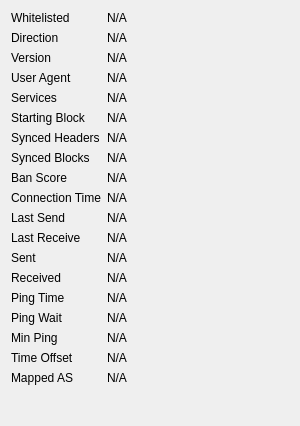
             <widget class="QWidget" name="detailWidget">
              <property name="geometry">
               <rect>
                <x>0</x>
                <y>0</y>
                <width>300</width>
                <height>426</height>
               </rect>
              </property>
              <property name="minimumSize">
               <size>
                <width>300</width>
                <height>0</height>
               </size>
              </property>
              <layout class="QGridLayout" name="gridLayout_2" columnstretch="0,1">
               <item row="0" column="0">
                <widget class="QLabel" name="label_30">
                 <property name="text">
                  <string>Whitelisted</string>
                 </property>
                </widget>
               </item>
               <item row="0" column="1">
                <widget class="QLabel" name="peerWhitelisted">
                 <property name="cursor">
                  <cursorShape>IBeamCursor</cursorShape>
                 </property>
                 <property name="text">
                  <string>N/A</string>
                 </property>
                 <property name="textFormat">
                  <enum>Qt::PlainText</enum>
                 </property>
                 <property name="textInteractionFlags">
                  <set>Qt::LinksAccessibleByMouse|Qt::TextSelectableByKeyboard|Qt::TextSelectableByMouse</set>
                 </property>
                </widget>
               </item>
               <item row="1" column="0">
                <widget class="QLabel" name="label_23">
                 <property name="text">
                  <string>Direction</string>
                 </property>
                </widget>
               </item>
               <item row="1" column="1">
                <widget class="QLabel" name="peerDirection">
                 <property name="cursor">
                  <cursorShape>IBeamCursor</cursorShape>
                 </property>
                 <property name="text">
                  <string>N/A</string>
                 </property>
                 <property name="textFormat">
                  <enum>Qt::PlainText</enum>
                 </property>
                 <property name="textInteractionFlags">
                  <set>Qt::LinksAccessibleByMouse|Qt::TextSelectableByKeyboard|Qt::TextSelectableByMouse</set>
                 </property>
                </widget>
               </item>
               <item row="2" column="0">
                <widget class="QLabel" name="label_21">
                 <property name="text">
                  <string>Version</string>
                 </property>
                </widget>
               </item>
               <item row="2" column="1">
                <widget class="QLabel" name="peerVersion">
                 <property name="cursor">
                  <cursorShape>IBeamCursor</cursorShape>
                 </property>
                 <property name="text">
                  <string>N/A</string>
                 </property>
                 <property name="textFormat">
                  <enum>Qt::PlainText</enum>
                 </property>
                 <property name="textInteractionFlags">
                  <set>Qt::LinksAccessibleByMouse|Qt::TextSelectableByKeyboard|Qt::TextSelectableByMouse</set>
                 </property>
                </widget>
               </item>
               <item row="3" column="0">
                <widget class="QLabel" name="label_28">
                 <property name="text">
                  <string>User Agent</string>
                 </property>
                </widget>
               </item>
               <item row="3" column="1">
                <widget class="QLabel" name="peerSubversion">
                 <property name="cursor">
                  <cursorShape>IBeamCursor</cursorShape>
                 </property>
                 <property name="text">
                  <string>N/A</string>
                 </property>
                 <property name="textFormat">
                  <enum>Qt::PlainText</enum>
                 </property>
                 <property name="textInteractionFlags">
                  <set>Qt::LinksAccessibleByMouse|Qt::TextSelectableByKeyboard|Qt::TextSelectableByMouse</set>
                 </property>
                </widget>
               </item>
               <item row="4" column="0">
                <widget class="QLabel" name="label_4">
                 <property name="text">
                  <string>Services</string>
                 </property>
                </widget>
               </item>
               <item row="4" column="1">
                <widget class="QLabel" name="peerServices">
                 <property name="cursor">
                  <cursorShape>IBeamCursor</cursorShape>
                 </property>
                 <property name="text">
                  <string>N/A</string>
                 </property>
                 <property name="textFormat">
                  <enum>Qt::PlainText</enum>
                 </property>
                 <property name="textInteractionFlags">
                  <set>Qt::LinksAccessibleByMouse|Qt::TextSelectableByKeyboard|Qt::TextSelectableByMouse</set>
                 </property>
                </widget>
               </item>
               <item row="5" column="0">
                <widget class="QLabel" name="label_29">
                 <property name="text">
                  <string>Starting Block</string>
                 </property>
                </widget>
               </item>
               <item row="5" column="1">
                <widget class="QLabel" name="peerHeight">
                 <property name="cursor">
                  <cursorShape>IBeamCursor</cursorShape>
                 </property>
                 <property name="text">
                  <string>N/A</string>
                 </property>
                 <property name="textFormat">
                  <enum>Qt::PlainText</enum>
                 </property>
                 <property name="textInteractionFlags">
                  <set>Qt::LinksAccessibleByMouse|Qt::TextSelectableByKeyboard|Qt::TextSelectableByMouse</set>
                 </property>
                </widget>
               </item>
               <item row="6" column="0">
                <widget class="QLabel" name="label_27">
                 <property name="text">
                  <string>Synced Headers</string>
                 </property>
                </widget>
               </item>
               <item row="6" column="1">
                <widget class="QLabel" name="peerSyncHeight">
                 <property name="cursor">
                  <cursorShape>IBeamCursor</cursorShape>
                 </property>
                 <property name="text">
                  <string>N/A</string>
                 </property>
                 <property name="textFormat">
                  <enum>Qt::PlainText</enum>
                 </property>
                 <property name="textInteractionFlags">
                  <set>Qt::LinksAccessibleByMouse|Qt::TextSelectableByKeyboard|Qt::TextSelectableByMouse</set>
                 </property>
                </widget>
               </item>
               <item row="7" column="0">
                <widget class="QLabel" name="label_25">
                 <property name="text">
                  <string>Synced Blocks</string>
                 </property>
                </widget>
               </item>
               <item row="7" column="1">
                <widget class="QLabel" name="peerCommonHeight">
                 <property name="cursor">
                  <cursorShape>IBeamCursor</cursorShape>
                 </property>
                 <property name="text">
                  <string>N/A</string>
                 </property>
                 <property name="textFormat">
                  <enum>Qt::PlainText</enum>
                 </property>
                 <property name="textInteractionFlags">
                  <set>Qt::LinksAccessibleByMouse|Qt::TextSelectableByKeyboard|Qt::TextSelectableByMouse</set>
                 </property>
                </widget>
               </item>
               <item row="8" column="0">
                <widget class="QLabel" name="label_24">
                 <property name="text">
                  <string>Ban Score</string>
                 </property>
                </widget>
               </item>
               <item row="8" column="1">
                <widget class="QLabel" name="peerBanScore">
                 <property name="cursor">
                  <cursorShape>IBeamCursor</cursorShape>
                 </property>
                 <property name="text">
                  <string>N/A</string>
                 </property>
                 <property name="textFormat">
                  <enum>Qt::PlainText</enum>
                 </property>
                 <property name="textInteractionFlags">
                  <set>Qt::LinksAccessibleByMouse|Qt::TextSelectableByKeyboard|Qt::TextSelectableByMouse</set>
                 </property>
                </widget>
               </item>
               <item row="9" column="0">
                <widget class="QLabel" name="label_22">
                 <property name="text">
                  <string>Connection Time</string>
                 </property>
                </widget>
               </item>
               <item row="9" column="1">
                <widget class="QLabel" name="peerConnTime">
                 <property name="cursor">
                  <cursorShape>IBeamCursor</cursorShape>
                 </property>
                 <property name="text">
                  <string>N/A</string>
                 </property>
                 <property name="textFormat">
                  <enum>Qt::PlainText</enum>
                 </property>
                 <property name="textInteractionFlags">
                  <set>Qt::LinksAccessibleByMouse|Qt::TextSelectableByKeyboard|Qt::TextSelectableByMouse</set>
                 </property>
                </widget>
               </item>
               <item row="10" column="0">
                <widget class="QLabel" name="label_15">
                 <property name="text">
                  <string>Last Send</string>
                 </property>
                </widget>
               </item>
               <item row="10" column="1">
                <widget class="QLabel" name="peerLastSend">
                 <property name="cursor">
                  <cursorShape>IBeamCursor</cursorShape>
                 </property>
                 <property name="text">
                  <string>N/A</string>
                 </property>
                 <property name="textFormat">
                  <enum>Qt::PlainText</enum>
                 </property>
                 <property name="textInteractionFlags">
                  <set>Qt::LinksAccessibleByMouse|Qt::TextSelectableByKeyboard|Qt::TextSelectableByMouse</set>
                 </property>
                </widget>
               </item>
               <item row="11" column="0">
                <widget class="QLabel" name="label_19">
                 <property name="text">
                  <string>Last Receive</string>
                 </property>
                </widget>
               </item>
               <item row="11" column="1">
                <widget class="QLabel" name="peerLastRecv">
                 <property name="cursor">
                  <cursorShape>IBeamCursor</cursorShape>
                 </property>
                 <property name="text">
                  <string>N/A</string>
                 </property>
                 <property name="textFormat">
                  <enum>Qt::PlainText</enum>
                 </property>
                 <property name="textInteractionFlags">
                  <set>Qt::LinksAccessibleByMouse|Qt::TextSelectableByKeyboard|Qt::TextSelectableByMouse</set>
                 </property>
                </widget>
               </item>
               <item row="12" column="0">
                <widget class="QLabel" name="label_18">
                 <property name="text">
                  <string>Sent</string>
                 </property>
                </widget>
               </item>
               <item row="12" column="1">
                <widget class="QLabel" name="peerBytesSent">
                 <property name="cursor">
                  <cursorShape>IBeamCursor</cursorShape>
                 </property>
                 <property name="text">
                  <string>N/A</string>
                 </property>
                 <property name="textFormat">
                  <enum>Qt::PlainText</enum>
                 </property>
                 <property name="textInteractionFlags">
                  <set>Qt::LinksAccessibleByMouse|Qt::TextSelectableByKeyboard|Qt::TextSelectableByMouse</set>
                 </property>
                </widget>
               </item>
               <item row="13" column="0">
                <widget class="QLabel" name="label_20">
                 <property name="text">
                  <string>Received</string>
                 </property>
                </widget>
               </item>
               <item row="13" column="1">
                <widget class="QLabel" name="peerBytesRecv">
                 <property name="cursor">
                  <cursorShape>IBeamCursor</cursorShape>
                 </property>
                 <property name="text">
                  <string>N/A</string>
                 </property>
                 <property name="textFormat">
                  <enum>Qt::PlainText</enum>
                 </property>
                 <property name="textInteractionFlags">
                  <set>Qt::LinksAccessibleByMouse|Qt::TextSelectableByKeyboard|Qt::TextSelectableByMouse</set>
                 </property>
                </widget>
               </item>
               <item row="14" column="0">
                <widget class="QLabel" name="label_26">
                 <property name="text">
                  <string>Ping Time</string>
                 </property>
                </widget>
               </item>
               <item row="14" column="1">
                <widget class="QLabel" name="peerPingTime">
                 <property name="cursor">
                  <cursorShape>IBeamCursor</cursorShape>
                 </property>
                 <property name="text">
                  <string>N/A</string>
                 </property>
                 <property name="textFormat">
                  <enum>Qt::PlainText</enum>
                 </property>
                 <property name="textInteractionFlags">
                  <set>Qt::LinksAccessibleByMouse|Qt::TextSelectableByKeyboard|Qt::TextSelectableByMouse</set>
                 </property>
                </widget>
               </item>
               <item row="15" column="0">
                <widget class="QLabel" name="peerPingWaitLabel">
                 <property name="toolTip">
                  <string>The duration of a currently outstanding ping.</string>
                 </property>
                 <property name="text">
                  <string>Ping Wait</string>
                 </property>
                </widget>
               </item>
               <item row="15" column="1">
                <widget class="QLabel" name="peerPingWait">
                 <property name="cursor">
                  <cursorShape>IBeamCursor</cursorShape>
                 </property>
                 <property name="text">
                  <string>N/A</string>
                 </property>
                 <property name="textFormat">
                  <enum>Qt::PlainText</enum>
                 </property>
                 <property name="textInteractionFlags">
                  <set>Qt::LinksAccessibleByMouse|Qt::TextSelectableByKeyboard|Qt::TextSelectableByMouse</set>
                 </property>
                </widget>
               </item>
               <item row="16" column="0">
                <widget class="QLabel" name="peerMinPingLabel">
                 <property name="text">
                  <string>Min Ping</string>
                 </property>
                </widget>
               </item>
               <item row="16" column="1">
                <widget class="QLabel" name="peerMinPing">
                 <property name="cursor">
                  <cursorShape>IBeamCursor</cursorShape>
                 </property>
                 <property name="text">
                  <string>N/A</string>
                 </property>
                 <property name="textFormat">
                  <enum>Qt::PlainText</enum>
                 </property>
                 <property name="textInteractionFlags">
                  <set>Qt::LinksAccessibleByMouse|Qt::TextSelectableByKeyboard|Qt::TextSelectableByMouse</set>
                 </property>
                </widget>
               </item>
               <item row="17" column="0">
                <widget class="QLabel" name="label_timeoffset">
                 <property name="text">
                  <string>Time Offset</string>
                 </property>
                </widget>
               </item>
               <item row="17" column="1">
                <widget class="QLabel" name="timeoffset">
                 <property name="cursor">
                  <cursorShape>IBeamCursor</cursorShape>
                 </property>
                 <property name="text">
                  <string>N/A</string>
                 </property>
                 <property name="textFormat">
                  <enum>Qt::PlainText</enum>
                 </property>
                 <property name="textInteractionFlags">
                  <set>Qt::LinksAccessibleByMouse|Qt::TextSelectableByKeyboard|Qt::TextSelectableByMouse</set>
                 </property>
                </widget>
               </item>
               <item row="18" column="0">
                <widget class="QLabel" name="peerMappedASLabel">
                 <property name="toolTip">
                  <string>The mapped Autonomous System used for diversifying peer selection.</string>
                 </property>
                 <property name="text">
                  <string>Mapped AS</string>
                 </property>
                </widget>
               </item>
               <item row="18" column="1">
                <widget class="QLabel" name="peerMappedAS">
                 <property name="cursor">
                  <cursorShape>IBeamCursor</cursorShape>
                 </property>
                 <property name="text">
                  <string>N/A</string>
                 </property>
                 <property name="textFormat">
                  <enum>Qt::PlainText</enum>
                 </property>
                 <property name="textInteractionFlags">
                  <set>Qt::LinksAccessibleByMouse|Qt::TextSelectableByKeyboard|Qt::TextSelectableByMouse</set>
                 </property>
                </widget>
               </item>
               <item row="19" column="0">
                <spacer name="verticalSpacer_3">
                 <property name="orientation">
                  <enum>Qt::Vertical</enum>
                 </property>
                 <property name="sizeHint" stdset="0">
                  <size>
                   <width>20</width>
                   <height>40</height>
                  </size>
                 </property>
                </spacer>
               </item>
              </layout>
             </widget>
